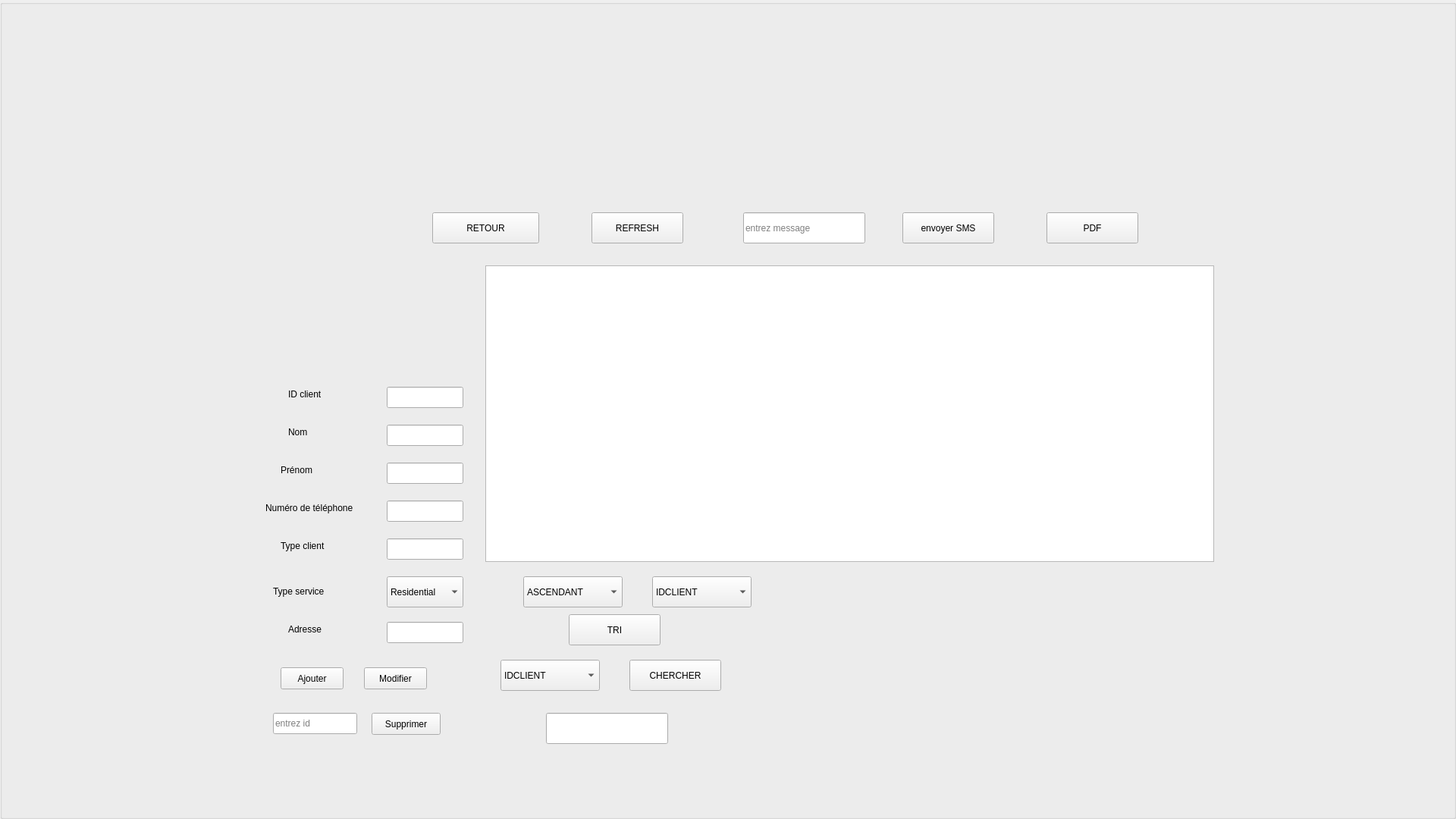
   <widget class="QGroupBox" name="gestion_client">
    <property name="geometry">
     <rect>
      <x>0</x>
      <y>0</y>
      <width>1920</width>
      <height>1080</height>
     </rect>
    </property>
    <property name="title">
     <string/>
    </property>
    <widget class="QLabel" name="label_10">
     <property name="geometry">
      <rect>
       <x>0</x>
       <y>0</y>
       <width>1920</width>
       <height>1086</height>
      </rect>
     </property>
     <property name="styleSheet">
      <string notr="true">image: url(:/res/background.jpg);</string>
     </property>
     <property name="text">
      <string/>
     </property>
     <property name="pixmap">
      <pixmap>../../../Documents/gestionqt/gestionqt/x.jpeg</pixmap>
     </property>
     <property name="scaledContents">
      <bool>true</bool>
     </property>
    </widget>
    <widget class="QLabel" name="label_12">
     <property name="geometry">
      <rect>
       <x>370</x>
       <y>610</y>
       <width>63</width>
       <height>20</height>
      </rect>
     </property>
     <property name="palette">
      <palette>
       <active/>
       <inactive/>
       <disabled/>
      </palette>
     </property>
     <property name="text">
      <string>Prénom</string>
     </property>
    </widget>
    <widget class="QLabel" name="label_11">
     <property name="geometry">
      <rect>
       <x>380</x>
       <y>560</y>
       <width>63</width>
       <height>20</height>
      </rect>
     </property>
     <property name="palette">
      <palette>
       <active/>
       <inactive/>
       <disabled/>
      </palette>
     </property>
     <property name="text">
      <string>Nom</string>
     </property>
    </widget>
    <widget class="QComboBox" name="choix_tri">
     <property name="geometry">
      <rect>
       <x>860</x>
       <y>760</y>
       <width>131</width>
       <height>41</height>
      </rect>
     </property>
     <item>
      <property name="text">
       <string>IDCLIENT</string>
      </property>
     </item>
     <item>
      <property name="text">
       <string>NOM</string>
      </property>
     </item>
     <item>
      <property name="text">
       <string>PRENOM</string>
      </property>
     </item>
     <item>
      <property name="text">
       <string>TYPECLIENT</string>
      </property>
     </item>
     <item>
      <property name="text">
       <string>TYPESERVICE</string>
      </property>
     </item>
     <item>
      <property name="text">
       <string>NUMTEL</string>
      </property>
     </item>
    </widget>
    <widget class="QPushButton" name="PDF_2">
     <property name="geometry">
      <rect>
       <x>1380</x>
       <y>280</y>
       <width>121</width>
       <height>41</height>
      </rect>
     </property>
     <property name="text">
      <string>PDF</string>
     </property>
    </widget>
    <widget class="QComboBox" name="choix_chercher">
     <property name="geometry">
      <rect>
       <x>660</x>
       <y>870</y>
       <width>131</width>
       <height>41</height>
      </rect>
     </property>
     <item>
      <property name="text">
       <string>IDCLIENT</string>
      </property>
     </item>
     <item>
      <property name="text">
       <string>NOM</string>
      </property>
     </item>
     <item>
      <property name="text">
       <string>PRENOM</string>
      </property>
     </item>
     <item>
      <property name="text">
       <string>TYPECLIENT</string>
      </property>
     </item>
     <item>
      <property name="text">
       <string>TYPESERVICE</string>
      </property>
     </item>
     <item>
      <property name="text">
       <string>NUMTEL</string>
      </property>
     </item>
    </widget>
    <widget class="QLineEdit" name="lineEdit_idClient">
     <property name="geometry">
      <rect>
       <x>510</x>
       <y>510</y>
       <width>101</width>
       <height>28</height>
      </rect>
     </property>
     <property name="palette">
      <palette>
       <active>
        <colorrole role="Button">
         <brush brushstyle="SolidPattern">
          <color alpha="255">
           <red>255</red>
           <green>255</green>
           <blue>255</blue>
          </color>
         </brush>
        </colorrole>
       </active>
       <inactive>
        <colorrole role="Button">
         <brush brushstyle="SolidPattern">
          <color alpha="255">
           <red>64</red>
           <green>65</green>
           <blue>66</blue>
          </color>
         </brush>
        </colorrole>
       </inactive>
       <disabled>
        <colorrole role="Button">
         <brush brushstyle="SolidPattern">
          <color alpha="255">
           <red>255</red>
           <green>255</green>
           <blue>255</blue>
          </color>
         </brush>
        </colorrole>
       </disabled>
      </palette>
     </property>
    </widget>
    <widget class="QPushButton" name="bouton_modifier">
     <property name="geometry">
      <rect>
       <x>480</x>
       <y>880</y>
       <width>83</width>
       <height>29</height>
      </rect>
     </property>
     <property name="palette">
      <palette>
       <active/>
       <inactive/>
       <disabled/>
      </palette>
     </property>
     <property name="text">
      <string>Modifier</string>
     </property>
    </widget>
    <widget class="QLineEdit" name="lineEdit_ids">
     <property name="geometry">
      <rect>
       <x>360</x>
       <y>940</y>
       <width>111</width>
       <height>28</height>
      </rect>
     </property>
     <property name="text">
      <string/>
     </property>
     <property name="placeholderText">
      <string>entrez id</string>
     </property>
    </widget>
    <widget class="QPushButton" name="bt_envoyer">
     <property name="geometry">
      <rect>
       <x>1190</x>
       <y>280</y>
       <width>121</width>
       <height>41</height>
      </rect>
     </property>
     <property name="text">
      <string>envoyer SMS</string>
     </property>
    </widget>
    <widget class="QLabel" name="label_13">
     <property name="geometry">
      <rect>
       <x>380</x>
       <y>820</y>
       <width>63</width>
       <height>20</height>
      </rect>
     </property>
     <property name="text">
      <string>Adresse</string>
     </property>
    </widget>
    <widget class="QComboBox" name="lineEdit_typeservice">
     <property name="geometry">
      <rect>
       <x>510</x>
       <y>760</y>
       <width>101</width>
       <height>41</height>
      </rect>
     </property>
     <item>
      <property name="text">
       <string>Residential</string>
      </property>
     </item>
     <item>
      <property name="text">
       <string>Commercial</string>
      </property>
     </item>
     <item>
      <property name="text">
       <string>Specialized</string>
      </property>
     </item>
    </widget>
    <widget class="QLineEdit" name="lineEdit_typeclient">
     <property name="geometry">
      <rect>
       <x>510</x>
       <y>710</y>
       <width>101</width>
       <height>28</height>
      </rect>
     </property>
    </widget>
    <widget class="QPushButton" name="bouton">
     <property name="geometry">
      <rect>
       <x>370</x>
       <y>880</y>
       <width>83</width>
       <height>29</height>
      </rect>
     </property>
     <property name="palette">
      <palette>
       <active/>
       <inactive/>
       <disabled/>
      </palette>
     </property>
     <property name="text">
      <string>Ajouter</string>
     </property>
    </widget>
    <widget class="QComboBox" name="asc_desc">
     <property name="geometry">
      <rect>
       <x>690</x>
       <y>760</y>
       <width>131</width>
       <height>41</height>
      </rect>
     </property>
     <item>
      <property name="text">
       <string>ASCENDANT</string>
      </property>
     </item>
     <item>
      <property name="text">
       <string>DESCENDANT</string>
      </property>
     </item>
    </widget>
    <widget class="QLineEdit" name="lineEdit_prenom">
     <property name="geometry">
      <rect>
       <x>510</x>
       <y>610</y>
       <width>101</width>
       <height>28</height>
      </rect>
     </property>
    </widget>
    <widget class="QLabel" name="label_15">
     <property name="geometry">
      <rect>
       <x>350</x>
       <y>660</y>
       <width>151</width>
       <height>20</height>
      </rect>
     </property>
     <property name="palette">
      <palette>
       <active/>
       <inactive/>
       <disabled/>
      </palette>
     </property>
     <property name="text">
      <string>Numéro de téléphone</string>
     </property>
    </widget>
    <widget class="QLineEdit" name="lineEdit_nom">
     <property name="geometry">
      <rect>
       <x>510</x>
       <y>560</y>
       <width>101</width>
       <height>28</height>
      </rect>
     </property>
    </widget>
    <widget class="QPushButton" name="bt_chercher_2">
     <property name="geometry">
      <rect>
       <x>830</x>
       <y>870</y>
       <width>121</width>
       <height>41</height>
      </rect>
     </property>
     <property name="text">
      <string>CHERCHER</string>
     </property>
    </widget>
    <widget class="QTableView" name="tableView_2">
     <property name="geometry">
      <rect>
       <x>640</x>
       <y>350</y>
       <width>961</width>
       <height>391</height>
      </rect>
     </property>
    </widget>
    <widget class="QLabel" name="label_14">
     <property name="geometry">
      <rect>
       <x>360</x>
       <y>770</y>
       <width>91</width>
       <height>20</height>
      </rect>
     </property>
     <property name="palette">
      <palette>
       <active/>
       <inactive/>
       <disabled/>
      </palette>
     </property>
     <property name="text">
      <string>Type service</string>
     </property>
    </widget>
    <widget class="QPushButton" name="supprimer">
     <property name="geometry">
      <rect>
       <x>490</x>
       <y>940</y>
       <width>91</width>
       <height>29</height>
      </rect>
     </property>
     <property name="text">
      <string>Supprimer</string>
     </property>
    </widget>
    <widget class="QLineEdit" name="lineEdit_adresse">
     <property name="geometry">
      <rect>
       <x>510</x>
       <y>820</y>
       <width>101</width>
       <height>28</height>
      </rect>
     </property>
    </widget>
    <widget class="QPushButton" name="bt_tri">
     <property name="geometry">
      <rect>
       <x>750</x>
       <y>810</y>
       <width>121</width>
       <height>41</height>
      </rect>
     </property>
     <property name="text">
      <string>TRI</string>
     </property>
    </widget>
    <widget class="QLineEdit" name="lineEdit_numtel">
     <property name="geometry">
      <rect>
       <x>510</x>
       <y>660</y>
       <width>101</width>
       <height>28</height>
      </rect>
     </property>
    </widget>
    <widget class="QLabel" name="label_16">
     <property name="geometry">
      <rect>
       <x>370</x>
       <y>710</y>
       <width>81</width>
       <height>20</height>
      </rect>
     </property>
     <property name="palette">
      <palette>
       <active/>
       <inactive/>
       <disabled/>
      </palette>
     </property>
     <property name="text">
      <string>Type client</string>
     </property>
    </widget>
    <widget class="QPushButton" name="refresh">
     <property name="geometry">
      <rect>
       <x>780</x>
       <y>280</y>
       <width>121</width>
       <height>41</height>
      </rect>
     </property>
     <property name="text">
      <string>REFRESH</string>
     </property>
    </widget>
    <widget class="QLineEdit" name="cherche">
     <property name="geometry">
      <rect>
       <x>720</x>
       <y>940</y>
       <width>161</width>
       <height>41</height>
      </rect>
     </property>
    </widget>
    <widget class="QLineEdit" name="sms_body">
     <property name="geometry">
      <rect>
       <x>980</x>
       <y>280</y>
       <width>161</width>
       <height>41</height>
      </rect>
     </property>
     <property name="placeholderText">
      <string>entrez message </string>
     </property>
    </widget>
    <widget class="QLabel" name="label_17">
     <property name="geometry">
      <rect>
       <x>380</x>
       <y>510</y>
       <width>63</width>
       <height>20</height>
      </rect>
     </property>
     <property name="palette">
      <palette>
       <active/>
       <inactive/>
       <disabled/>
      </palette>
     </property>
     <property name="text">
      <string>ID client</string>
     </property>
    </widget>
    <widget class="QLabel" name="label_stat_client">
     <property name="geometry">
      <rect>
       <x>1080</x>
       <y>710</y>
       <width>731</width>
       <height>371</height>
      </rect>
     </property>
     <property name="text">
      <string/>
     </property>
    </widget>
    <widget class="QLabel" name="qrcode">
     <property name="geometry">
      <rect>
       <x>340</x>
       <y>240</y>
       <width>261</width>
       <height>231</height>
      </rect>
     </property>
     <property name="text">
      <string/>
     </property>
    </widget>
    <widget class="QPushButton" name="Retour_3">
     <property name="geometry">
      <rect>
       <x>570</x>
       <y>280</y>
       <width>141</width>
       <height>41</height>
      </rect>
     </property>
     <property name="text">
      <string>RETOUR</string>
     </property>
    </widget>
   </widget>
